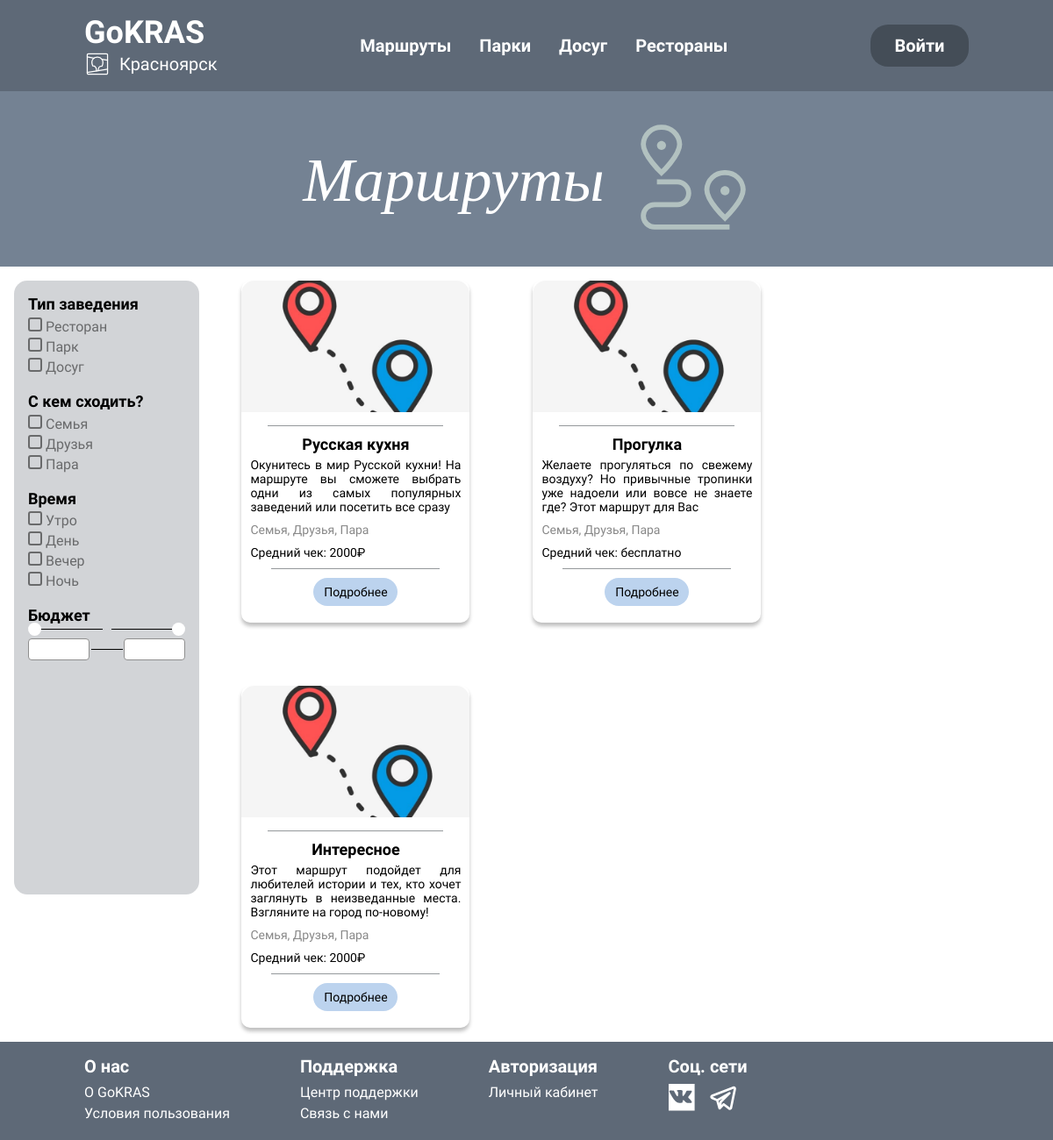
The app's page /routes/ with its own data.
### routes/models.py (models this page shows, shortened)
class SluggedModel(models.Model):
    slug = models.SlugField(unique=True, blank=True)
    class Meta:
        abstract = True

class Route(SluggedModel):
    route_name = models.CharField(max_length=255)
    people_count = models.IntegerField()
    relation_type = models.CharField(max_length=255, blank=True, null=True)
    budget = models.DecimalField(max_digits=10, decimal_places=2, blank=True, null=True)
    description = models.TextField(max_length=1024, blank=True, null=True, default='def')
    excerpt = models.TextField(max_length=200, default='def', blank=True, null=True, help_text="Макс.символов = 150")
    total_time = models.DurationField(blank=True, null=True)
    created_at = models.DateTimeField(auto_now_add=True)
    has_minors = models.BooleanField(default=False, help_text="Есть ли несовершеннолетние в группе")

### routes/views.py (the view)
# urls.py: path("routes/", RoutesListView.as_view(), name="routes_list"),
class RoutesListView(ListView):
    model = Route
    template_name = 'routes_list.html'
    context_object_name = 'routes'

### routes/templates/routes_list.html (shortened to what this page needs)
{% extends "base.html" %}
{% load static %}
{% block content %}
<div class="places__banner">
    <h1>Маршруты</h1>
    <i>
    </i>
</div>
<div class="places__content">
    <div class="places__filters">
        <div class="filter__category">
            <h3>Тип заведения</h3>
            <ul>
            <li><label><input type="checkbox" name="type"> Ресторан</label></li>
            <li><label><input type="checkbox" name="type"> Парк</label></li>
            <li><label><input type="checkbox" name="type"> Досуг</label></li>
            </ul>
        </div>
        <div class="filter__category">
            <h3>С кем сходить?</h3>
            <ul>
            <li><label><input type="checkbox" name="type"> Семья</label></li>
            <li><label><input type="checkbox" name="type"> Друзья</label></li>
            <li><label><input type="checkbox" name="type"> Пара</label></li>
            </ul>
        </div>
        <div class="filter__category">
            <h3>Время</h3>
            <ul>
            <li><label><input type="checkbox" name="type"> Утро</label></li>
            <li><label><input type="checkbox" name="type"> День</label></li>
            <li><label><input type="checkbox" name="type"> Вечер</label></li>
            <li><label><input type="checkbox" name="type"> Ночь</label></li>
            </ul>
        </div>
        <div class="filter__category">
            <h3>Бюджет</h3>
            <div class="budget__container">
                <div class="budget__inputs">
                    <label>
                        <input type="number" id="budget-min" min="0" max="99999" step="1" value="{{ budget_min }}">
                    </label>
                    <hr class="divider">
                    <label>
                        <input type="number" id="budget-max" min="0" max="99999" step="1" value="{{ budget_max }}">
                    </label>
                </div>
            </div>
        </div>
    </div>
    <div id="places-list" class="routes-list">
        {% for route in routes %}
        <div class="route__card">
            <div class="card__image">
                <img src="{% static 'images/picture1.jpg' %}" alt="{{ route.route_name }}">
            </div>
            <div class="card__info">
                <h3>{{ route.route_name }}</h3>
                <p> {{ route.excerpt }} </p>
                <p class="category">{{ route.relation_type|default:"Не указано" }}</p>
                <p class="price">Средний чек:
                    {% if route.budget == 0 %}
                    бесплатно
                    {% else %}
                    {{ route.budget|default:"Не указано"|floatformat:0 }}₽
                    {% endif %}
                </p>
            </div>
            <div class="card__button">
                <button class="button__blue" onclick="window.location.href='{% url 'route_info' slug=route.slug %}'">Подробнее</button>
            </div>
        </div>
        {% empty %}
        <p>Маршрутов пока нет.</p>
        {% endfor %}
    </div>
</div>
{% endblock content %}

### templates/base.html (shortened to what this page needs)
{% load static %}
<!DOCTYPE html>
<html lang="en">
<head>
    <link rel="stylesheet" href="{% static 'css/styles.css' %}">
</head>
<body>
    <div class="wrapper">
        <header class="base__header">
            <a href="{% url 'route_main' %}">
            <div class="logo">
                GoKRAS
                <div class="logo__geo">
                    <p class="title__geo">Красноярск</p>
                </div>
            </div>
            </a>
            <div class="nav__buttons">
                <nav class="nav__header">
                    <ul><a href="{% url 'routes_list' %}">Маршруты</a></ul>
                    <ul><a href="{% url 'parks_list' %}">Парки</a></ul>
                    <ul><a href="{% url 'rests_list' %}">Досуг</a></ul>
                    <ul><a href="{% url 'restaurants_list' %}">Рестораны</a></ul>
                </nav>
            </div>
            <div class="login__header">
                {% if request.user.is_authenticated %}
                    <a href="{% url 'profile' %}">
                        <span class="username">{{ request.user.username }}</span>
                    </a>
                    <div class="menu-container">
                        <button class="menu-button" onclick="toggleMenu()">&#x22EE;</button>
                        <div class="menu" id="menu">
                            <a href="{% url 'logout' %}">Выйти</a>
                        </div>
                    </div>
                {% else %}
                    <a href="{% url 'login' %}" class="button__gray">Войти</a>
                {% endif %}
            </div>
        </header>
        <main>
            {% block content %}
            {% endblock %}
            </main>
        <footer class="base__footer">
            <div class="infblock__footer">
                <h3 class="footer__title">О нас</h3>
                <ul class="footer_info">О GoKRAS</ul>
                <ul class="footer_info">Условия пользования</ul>
            </div>
            <div class="infblock__footer">
                <h3 class="footer__title">Поддержка</h3>
                <ul class="footer_info">Центр поддержки</ul>
                <ul class="footer_info">Связь с нами</ul>
            </div>
            <div class="infblock__footer">
                <h3 class="footer__title">Авторизация</h3>
                <ul class="footer_info">Личный кабинет</ul>
            </div>
            <div class="infblock__footer">
                <h3 class="footer__title">Соц. сети</h3>
                <div class="svg__footer">
                    <div class="vk">
                    </div>
                    <div class="tg">
                    </div>
                </div>
            </div>
        </footer>
    </div>
</body>
</html>

### records on screen
Route: route_name "Русская кухня", excerpt "Окунитесь в мир Русской кухни! На маршруте вы сможете выбрать одни из самых популярных заведений или посетить все сразу", relation_type "Семья, Друзья, Пара", budget "2000"
Route: route_name "Прогулка", excerpt "Желаете прогуляться по свежему воздуху? Но привычные тропинки уже надоели или вовсе не знаете где? Этот маршрут для Вас", relation_type "Семья, Друзья, Пара", budget "бесплатно"
Route: route_name "Интересное", excerpt "Этот маршрут подойдет для любителей истории и тех, кто хочет заглянуть в неизведанные места. Взгляните на город по-новому!", relation_type "Семья, Друзья, Пара", budget "2000"
